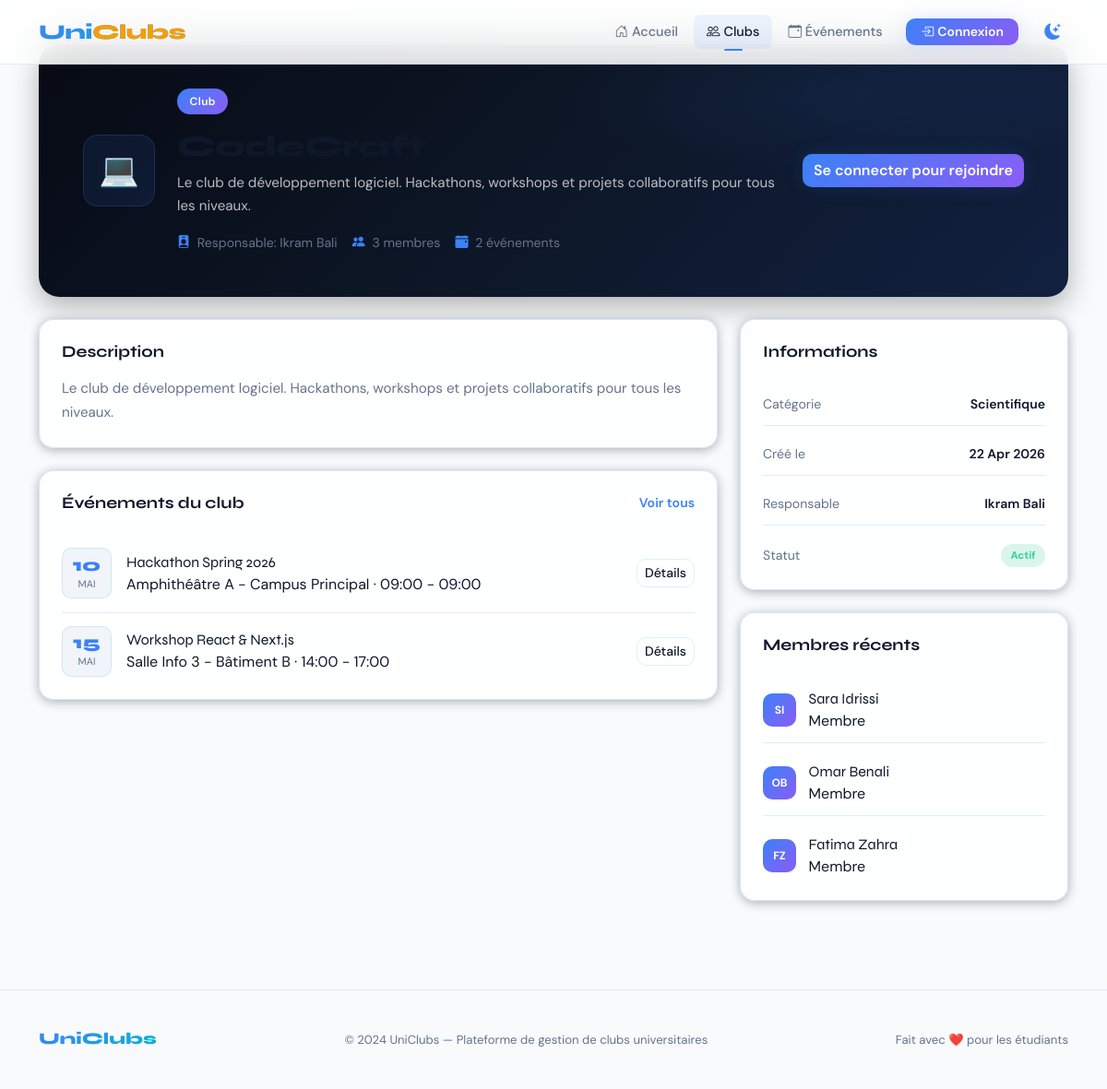
Screenshot of /pages/club_details.php?id=1 with the database file from the repository.
### tables this page shows
CREATE TABLE `clubs` (
    `id` INT AUTO_INCREMENT PRIMARY KEY,
    `nom` VARCHAR(255) NOT NULL,
    `description` TEXT NOT NULL,
    `categorie` VARCHAR(100) NOT NULL DEFAULT 'autre',
    `emoji` VARCHAR(10) DEFAULT '📌',
    `couleur_gradient` VARCHAR(255) DEFAULT 'linear-gradient(135deg, #e8f0fc, #c5d8ff)',
    `admin_id` INT NOT NULL,
    `created_at` DATETIME NOT NULL DEFAULT CURRENT_TIMESTAMP,
    FOREIGN KEY (`admin_id`) REFERENCES `users`(`id`) ON DELETE CASCADE
);

CREATE TABLE `users` (
    `id` INT AUTO_INCREMENT PRIMARY KEY,
    `prenom` VARCHAR(100) NOT NULL,
    `nom` VARCHAR(100) NOT NULL,
    `email` VARCHAR(255) NOT NULL UNIQUE,
    `mot_de_passe` VARCHAR(255) NOT NULL,
    `role` ENUM('etudiant', 'admin_club') NOT NULL DEFAULT 'etudiant',
    `filiere` VARCHAR(255) DEFAULT NULL,
    `bio` TEXT DEFAULT NULL,
    `created_at` DATETIME NOT NULL DEFAULT CURRENT_TIMESTAMP
);

CREATE TABLE `evenements` (
    `id` INT AUTO_INCREMENT PRIMARY KEY,
    `titre` VARCHAR(255) NOT NULL,
    `description` TEXT NOT NULL,
    `club_id` INT NOT NULL,
    `lieu` VARCHAR(255) NOT NULL,
    `date_debut` DATETIME NOT NULL,
    `date_fin` DATETIME NOT NULL,
    `max_participants` INT NOT NULL DEFAULT 50,
    `created_at` DATETIME NOT NULL DEFAULT CURRENT_TIMESTAMP,
    FOREIGN KEY (`club_id`) REFERENCES `clubs`(`id`) ON DELETE CASCADE
);

### pages/club_details.php (the view, shortened to what this page needs)
<?php
require_once '../actions/connexion.php';
$club_id = intval($_GET['id']);
$stmt = $cnx->prepare("SELECT c.*, u.prenom as admin_prenom, u.nom as admin_nom, (SELECT COUNT(*) FROM membres WHERE club_id = c.id AND statut = 'accepte') as nb_membres, (SELECT COUNT(*) FROM evenements WHERE club_id = c.id) as nb_events FROM clubs c JOIN users u ON c.admin_id = u.id WHERE c.id = :id");
$stmt->bindParam(':id', $club_id);
$stmt->execute();
$club = $stmt->fetch(PDO::FETCH_ASSOC);
$is_member = false;
$is_pending = false;
$is_club_admin = false;
$stmt = $cnx->prepare("SELECT * FROM evenements WHERE club_id = :cid ORDER BY date_debut ASC");
$stmt->bindParam(':cid', $club_id);
$stmt->execute();
$events = $stmt->fetchAll(PDO::FETCH_ASSOC);
$stmt = $cnx->prepare("SELECT u.prenom, u.nom FROM membres m JOIN users u ON m.user_id = u.id WHERE m.club_id = :cid AND m.statut = 'accepte' ORDER BY m.date_demande DESC LIMIT 5");
$stmt->bindParam(':cid', $club_id);
$stmt->execute();
$members = $stmt->fetchAll(PDO::FETCH_ASSOC);
$months_fr = array('Jan','Fév','Mar','Avr','Mai','Jun','Jul','Aoû','Sep','Oct','Nov','Déc');
include '../includes/header.php';
?>
        <section class="detail-hero p-4 p-lg-5 mb-4">
            <div class="row align-items-center g-4">
                <div class="col-md-auto text-center">
                    <div class="club-logo mx-auto"><?= $club['emoji'] ?></div>
                </div>
                <div class="col">
                    <span class="badge hero-badge mb-3">Club</span>
                    <h1 class="page-title mb-2"><?= htmlspecialchars($club['nom']) ?></h1>
                    <p class="hero-sub mb-3"><?= htmlspecialchars($club['description']) ?></p>
                    <div class="hero-meta d-flex flex-wrap gap-3">
                        <span><i class="bi bi-person-badge-fill"></i> Responsable: <?= htmlspecialchars($club['admin_prenom'] . ' ' . $club['admin_nom']) ?></span>
                        <span><i class="bi bi-people-fill"></i> <?= $club['nb_membres'] ?> membres</span>
                        <span><i class="bi bi-calendar-event-fill"></i> <?= $club['nb_events'] ?> événements</span>
                    </div>
                </div>
                <div class="col-lg-auto">
                    <div class="d-flex flex-wrap gap-2">
                        <?php if (!$logged_in): ?>
                            <a href="login.php" class="btn btn-accent">Se connecter pour rejoindre</a>
                        <?php elseif ($is_club_admin): ?>
                            <a href="admin.php" class="btn btn-accent">Gérer le club</a>
                        <?php elseif ($is_pending): ?>
                            <button class="btn btn-secondary-ghost" disabled>Demande en attente...</button>
                        <?php endif; ?>
                    </div>
                </div>
            </div>
        </section>
        <div class="row g-4">
            <div class="col-lg-8">
                <div class="card detail-card border-0 shadow-sm rounded-4 mb-4">
                    <div class="card-body p-4">
                        <h2 class="section-title mb-3">Description</h2>
                        <p class="section-text mb-0"><?= nl2br(htmlspecialchars($club['description'])) ?></p>
                    </div>
                </div>
                <div class="card detail-card border-0 shadow-sm rounded-4">
                    <div class="card-body p-4">
                        <div class="d-flex justify-content-between align-items-center mb-4">
                            <h2 class="section-title mb-0">Événements du club</h2>
                            <a href="events.php" class="section-link">Voir tous</a>
                        </div>
                        <?php if (empty($events)): ?>
                            <p class="text-muted">Aucun événement pour le moment.</p>
                        <?php else: ?>
                            <?php for ($i = 0; $i < count($events); $i++): ?>
                                <?php
                                    $evt = $events[$i];
                                    $d = new DateTime($evt['date_debut']);
                                    $day = $d->format('d');
                                    $month = $months_fr[intval($d->format('m')) - 1];
                                    $time_start = $d->format('H:i');
                                    $time_end = (new DateTime($evt['date_fin']))->format('H:i');
                                ?>
                                <div class="event-item <?= $i == count($events)-1 ? 'mb-0 border-0 pb-0' : '' ?>">
                                    <div class="date-box">
                                        <div class="date-day"><?= $day ?></div>
                                        <div class="date-month"><?= $month ?></div>
                                    </div>
                                    <div class="flex-grow-1">
                                        <div class="item-title"><?= htmlspecialchars($evt['titre']) ?></div>
                                        <div class="item-sub"><?= htmlspecialchars($evt['lieu']) ?> · <?= $time_start ?> - <?= $time_end ?></div>
                                    </div>
                                    <a href="event_details.php?id=<?= $evt['id'] ?>" class="btn btn-secondary-ghost btn-sm">Détails</a>
                                </div>
                            <?php endfor; ?>
                        <?php endif; ?>
                    </div>
                </div>
            </div>
            <div class="col-lg-4">
                <div class="card detail-card border-0 shadow-sm rounded-4 mb-4">
                    <div class="card-body p-4">
                        <h3 class="section-title mb-4">Informations</h3>
                        <div class="info-row">
                            <span class="info-label">Catégorie</span>
                            <span class="info-value"><?= htmlspecialchars(ucfirst($club['categorie'])) ?></span>
                        </div>
                        <div class="info-row">
                            <span class="info-label">Créé le</span>
                            <span class="info-value"><?= date('d M Y', strtotime($club['created_at'])) ?></span>
                        </div>
                        <div class="info-row">
                            <span class="info-label">Responsable</span>
                            <span class="info-value"><?= htmlspecialchars($club['admin_prenom'] . ' ' . $club['admin_nom']) ?></span>
                        </div>
                        <div class="info-row mb-0 border-0 pb-0">
                            <span class="info-label">Statut</span>
                            <span class="status-pill active-pill">Actif</span>
                        </div>
                    </div>
                </div>
                <div class="card detail-card border-0 shadow-sm rounded-4">
                    <div class="card-body p-4">
                        <h3 class="section-title mb-4">Membres récents</h3>
                        <?php if (empty($members)): ?>
                            <p class="text-muted">Aucun membre pour le moment.</p>
                        <?php else: ?>
                            <?php for ($i = 0; $i < count($members); $i++): ?>
                                <?php $m = $members[$i]; ?>
                                <div class="member-item <?= $i == count($members)-1 ? 'mb-0 border-0 pb-0' : '' ?>">
                                    <span class="member-avatar"><?= strtoupper(substr($m['prenom'], 0, 1) . substr($m['nom'], 0, 1)) ?></span>
                                    <div>
                                        <div class="item-title"><?= htmlspecialchars($m['prenom'] . ' ' . $m['nom']) ?></div>
                                        <div class="item-sub">Membre</div>
                                    </div>
                                </div>
                            <?php endfor; ?>
                        <?php endif; ?>
                    </div>
                </div>
            </div>
        </div>
<?php include '../includes/footer.php'; ?>

### css/global.css (style rules this page uses)
:root { --bg: #050A14; --surface: #0C1526; --surface2: #112040; --surface3: #1a2d55; --accent: #3B82F6; --accent2: #06B6D4; --accent3: #8B5CF6; --gold: #F59E0B; --green: #10B981; --red: #EF4444; --text: #E8F0FE; --text-muted: #6B85A8; --border: rgba(59,130,246,0.15); --glow: rgba(59,130,246,0.3); --radius: 1rem; --radius-lg: 1.4rem; --transition: 0.3s cubic-bezier(.4,0,.2,1); }
[data-theme="light"] { --bg: #F8FAFC; --surface: #FFFFFF; --surface2: #F1F5F9; --surface3: #E2E8F0; --text: #0F172A; --text-muted: #64748B; --border: rgba(59,130,246,0.15); --glow: rgba(59,130,246,0.15); }
*, *::before, *::after { box-sizing: border-box; }
body { font-family: 'DM Sans', sans-serif; background: var(--bg); color: var(--text); overflow-x: hidden; -webkit-font-smoothing: antialiased; }
a { color: var(--accent); text-decoration: none; transition: color var(--transition); }
.brand, .page-title, .section-title, .side-title, .hero-title, .stat-value, .stat-number, .item-title, .date-day, .club-title, .club-name, .event-title, .member-name, .form-title, .feature-title { font-family: 'Syne', sans-serif; }
.card, .glass-card { background: rgba(12,21,38,0.6) !important; backdrop-filter: blur(12px); -webkit-backdrop-filter: blur(12px); border: 1px solid var(--border) !important; border-radius: var(--radius) !important; color: var(--text); }
[data-theme="light"] .card, [data-theme="light"] .glass-card { background: rgba(255,255,255,0.85) !important; border-color: rgba(59,130,246,0.2) !important; box-shadow: 0 4px 20px rgba(0,0,0,0.03); }
.card-body { color: var(--text); }
.btn-accent { background: linear-gradient(135deg, var(--accent), var(--accent3)) !important; border: none !important; color: #fff !important; border-radius: 10px; font-weight: 600; box-shadow: 0 0 20px var(--glow); transition: all var(--transition); }
.btn-secondary-ghost { background: transparent !important; border: 1px solid var(--border) !important; color: var(--text) !important; border-radius: 10px; font-weight: 500; transition: all var(--transition); }
.badge { font-weight: 600; border-radius: 999px; }
.hero-badge, .badge-accent { background: linear-gradient(135deg, var(--accent), var(--accent3)) !important; color: #fff !important; font-size: 0.75rem; border-radius: 999px; padding: 0.5rem 0.85rem; font-weight: 600; letter-spacing: 0.03em; }
.page-title { font-size: 2rem; font-weight: 800; letter-spacing: -0.03em; color: var(--text); }
.hero-sub { color: rgba(255,255,255,0.72); font-size: 0.95rem; line-height: 1.65; }
.hero-meta span { color: var(--text-muted); font-size: 0.88rem; }
.hero-meta i { color: var(--accent); margin-right: 0.25rem; }
.section-title { font-size: 1.1rem; font-weight: 700; color: var(--text); }
.section-link { color: var(--accent); text-decoration: none; font-size: 0.88rem; font-weight: 600; transition: color var(--transition); }
.shadow-sm { box-shadow: 0 2px 12px rgba(0,0,0,0.3) !important; }

### rows the page displays
clubs: emoji "💻", description "Le club de développement logiciel. Hackathons, workshops et projets collaboratifs pour tous les niveaux.", admin.nom "Ikram Bali", categorie "Scientifique", created_at "22 Apr 2026"
evenements: date_debut "10", date_debut "MAI", titre "Hackathon Spring 2026", lieu "Amphithéâtre A - Campus Principal", date_debut "09:00", date_fin "09:00"
evenements: date_debut "15", date_debut "MAI", titre "Workshop React & Next.js", lieu "Salle Info 3 - Bâtiment B", date_debut "14:00", date_fin "17:00"
users: prenom+nom "SI", prenom+nom "Sara Idrissi"
users: prenom+nom "OB", prenom+nom "Omar Benali"
users: prenom+nom "FZ", prenom+nom "Fatima Zahra"

### other values shown
$club['nb_membres'] "3"
$club['nb_events'] "2"
